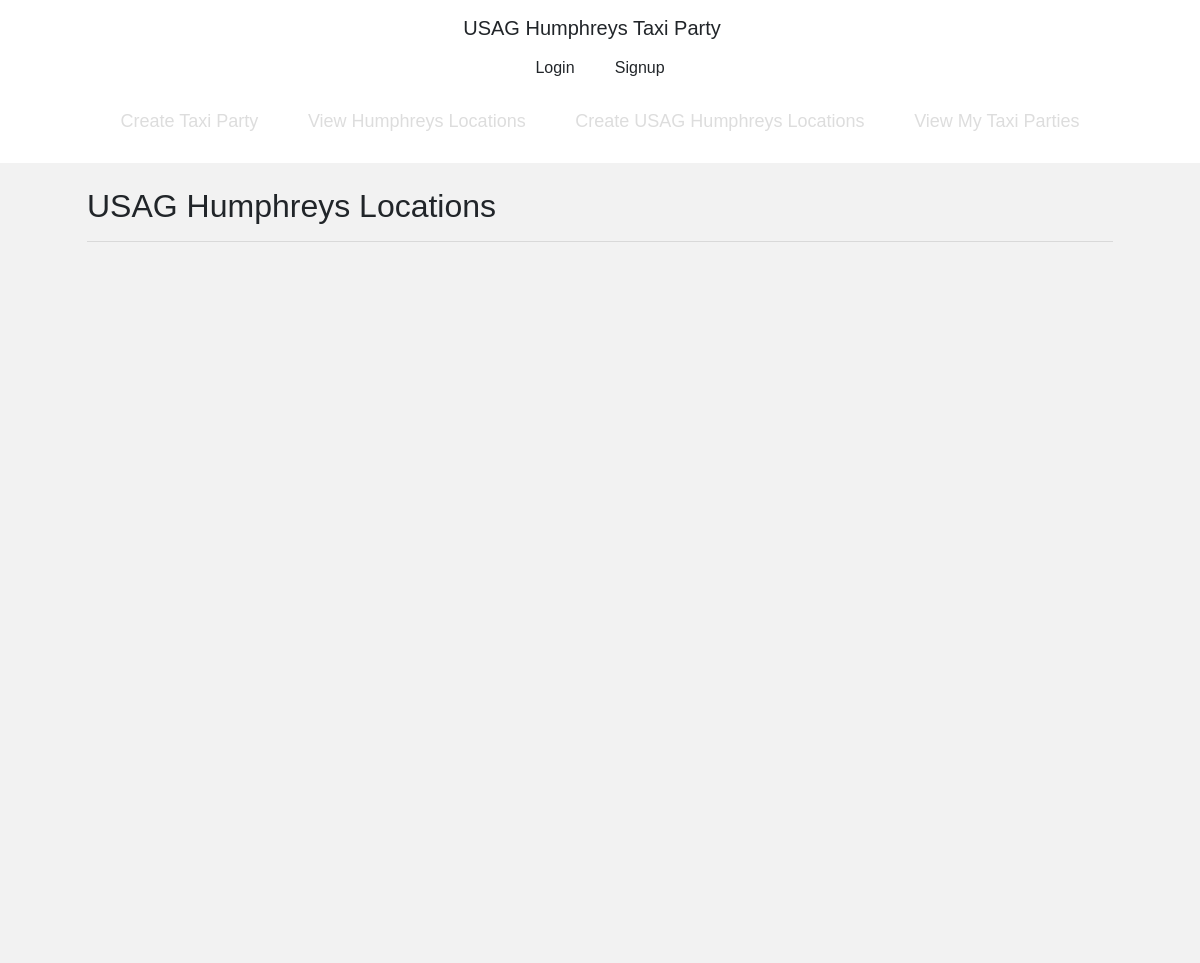
/viewlocation/, run on an earlier commit of the app's database.
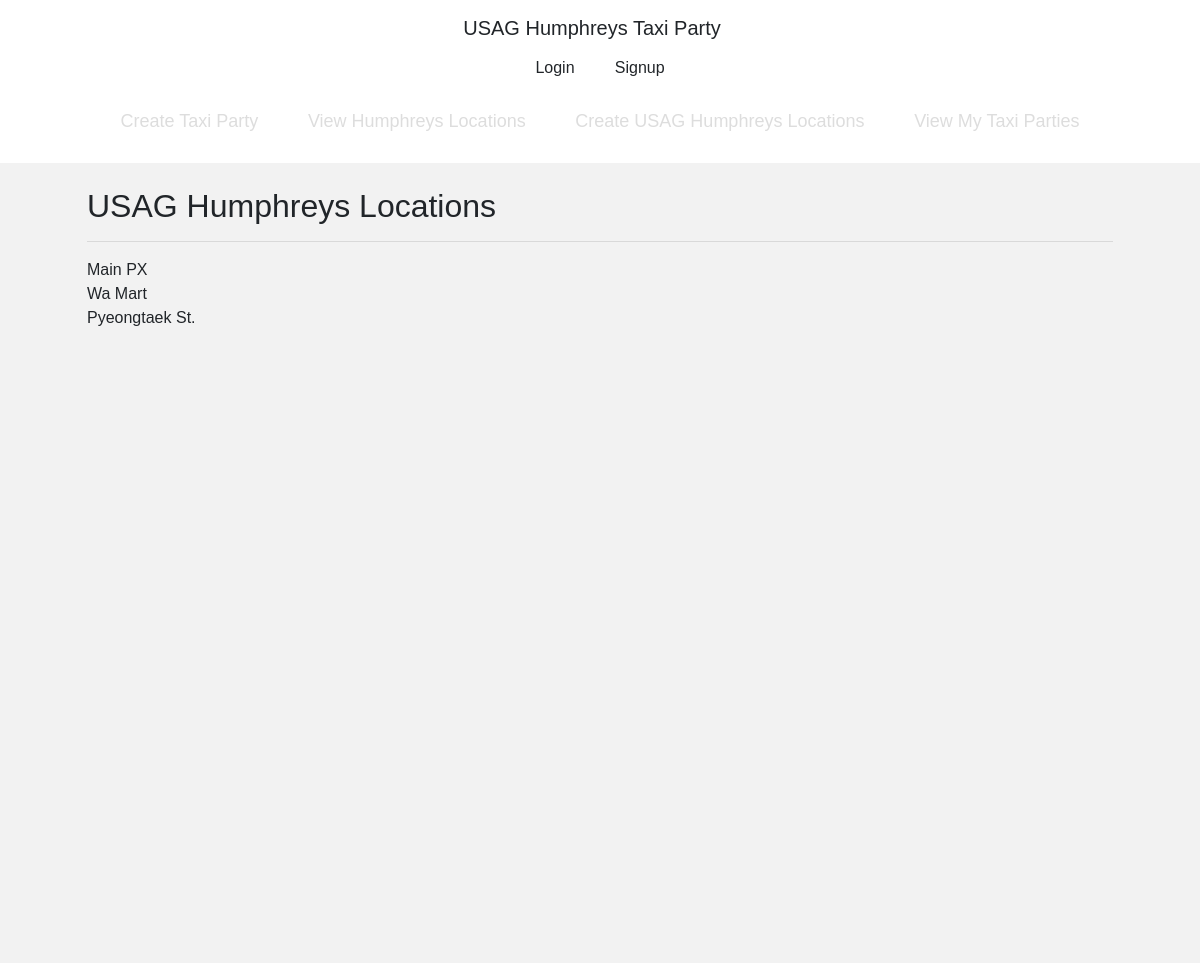
And on a later commit of the database.
### taxiparty/models.py (models this page shows)
class Location(models.Model):
    name = models.TextField(blank=False, unique=True)
    def __str__(self) -> str:
        return self.name

### taxiparty/views.py (the view)
# urls.py: path('viewlocation/', views.view_location_view, name='viewlocation'),
def view_location_view(request):
    locationList = Location.objects.all()
    user_agent = get_user_agent(request)
    context = {
        "locationList": locationList,
        'mobile': user_agent.is_mobile
    }
    return render(request, "view_location.html", context)

### taxiparty/templates/view_location.html
{% extends 'base.html' %}
{% block content %}
<div class="container-lg">
    <div class="row justify-content-center">
        <div class="align-items-center" style="width: 90%;">
            <h2 class="home-title">USAG Humphreys Locations</h2>
            <hr>
            <div class="login-container">
                {% for location in locationList %}
                    <div class="party-row">
                        {{ location }}
                    </div>
                {% endfor %}
                </div>
        </div>
    </div>
</div>
{% endblock %}

### taxiparty/templates/base.html (shortened to what this page needs)
<!DOCTYPE html>
<html lang="en">
{% load static %}
<head>
    <link href="https://stackpath.bootstrapcdn.com/bootstrap/4.5.2/css/bootstrap.min.css" rel="stylesheet">
    <link href="https://cdnjs.cloudflare.com/ajax/libs/font-awesome/5.13.0/css/all.min.css" rel="stylesheet"/>
</head>
<body>
    {% if mobile %}
        <link rel="stylesheet" href="{% static 'css/mobile_mystyle.css' %}">
    {% else %}
        <link rel="stylesheet" href="{% static 'css/mystyle.css' %}">
    {% endif %}
    {% include 'navbar.html' with request=request %}
    <div class="main-container">
        {% block content %}{% endblock %}
    </div>
</body>
</html>

### taxiparty/templates/navbar.html (shortened to what this page needs)
<link href="https://cdnjs.cloudflare.com/ajax/libs/font-awesome/5.13.0/css/all.min.css" rel="stylesheet"/>
<nav class="navbar navbar-expand-lg">
    <div class="container" style="display: flex; flex-direction: column;">
        <a class="navbar-brand" href="{% url 'taxiparty:home' %}">USAG Humphreys Taxi Party</a>
        <div class="navbar-nav mx-auto" style="display: flex; flex-direction: row; text-align: center; justify-content: center;">
            {% if request.user.is_authenticated %}
            <div style="flex: 1; flex-direction: column;">
                <p style="text-align: center; color: white; margin-bottom: 0%;">Welcome {{ request.user.username }}!</p>
                <div >
                    <a class="nav-link" style="padding-top: 0;" href="{% url 'user:logout' %}">Logout</a>
                </div>
            </div>
            {% else %}
                <div class="nav-item">
                    <a class="nav-link" href="{% url 'user:login' %}">Login</a>
                </div>
                <div class="nav-item">
                    <a class="nav-link" href="{% url 'user:signup' %}">Signup</a>
                </div>
                {% endif %}
            </div>
        {% if mobile %}
        <div id="myDropdown" class="dropdown-content">
          <a href="{% url 'taxiparty:createtaxiparty' %}">Create Taxi Party</a>
          <a href="{% url 'taxiparty:viewlocation' %}">View Humphreys Locations</a>
          <a href="{% url 'taxiparty:createlocation' %}">Create USAG Humphreys Locations</a>
          <a href="{% url 'taxiparty:myparty' %}">View My Taxi Parties</a>
        </div>
        {% else %}
        <div class="navbar-menu">
            <div class="navbar-menu-item">
                <a href="{% url 'taxiparty:createtaxiparty' %}">Create Taxi Party</a>
            </div>
            <div class="navbar-menu-item">
                <a href="{% url 'taxiparty:viewlocation' %}">View Humphreys Locations</a>
            </div>
            <div class="navbar-menu-item">
                <a href="{% url 'taxiparty:createlocation' %}">Create USAG Humphreys Locations</a>
            </div>
            <div class="navbar-menu-item">
                <a href="{% url 'taxiparty:myparty' %}">View My Taxi Parties</a>
            </div>
        </div>
        {% endif %}
    </div>
</nav>

### static/css/mystyle.css (style rules this page uses)
html, body { font-family: Arial, sans-serif; height: 100%; margin: 0; }
.nav-item { display: flex; width: 100%; margin-left: 10%; margin-right: 10%; justify-content: space-between; text-align: center; }
.main-container { min-height: 100%; padding: 2%; background-color:#f2f2f2; }
a { text-decoration: none !important; color: inherit; }
.navbar-menu { display: flex; flex-direction: row; justify-content: space-between; width: 90%; }
.navbar-menu-item { padding: 2%; color: #ddd; font-size: large; }

What changed in the data, as far as the page shows it:
added Location: name "Main PX"
added Location: name "Wa Mart"
added Location: name "Pyeongtaek St."
